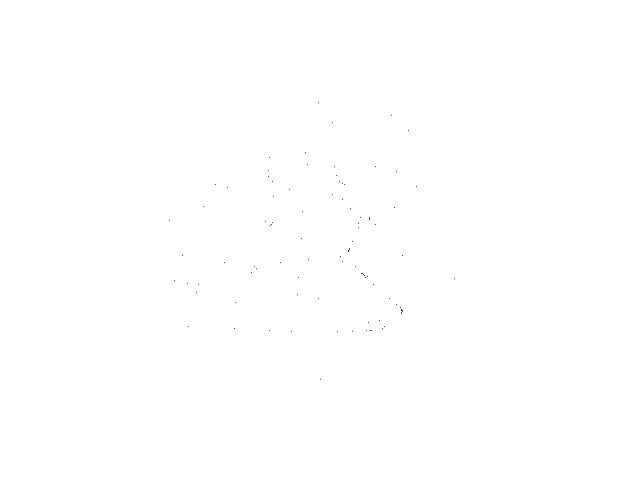
Frame 1 (no input)
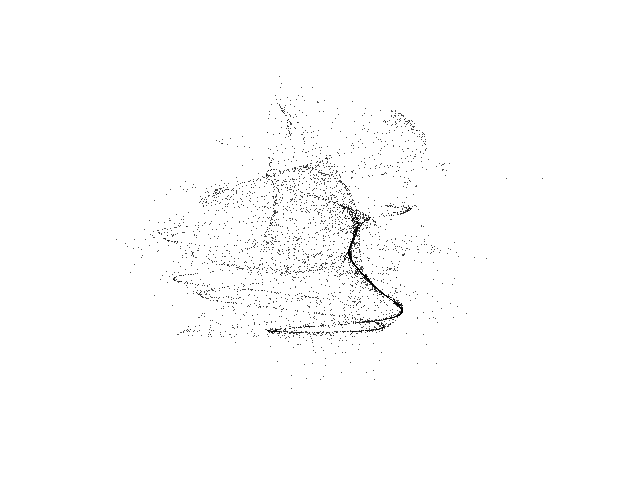
Frame 60 (the mouse pressed at the canvas centre just before this capture)
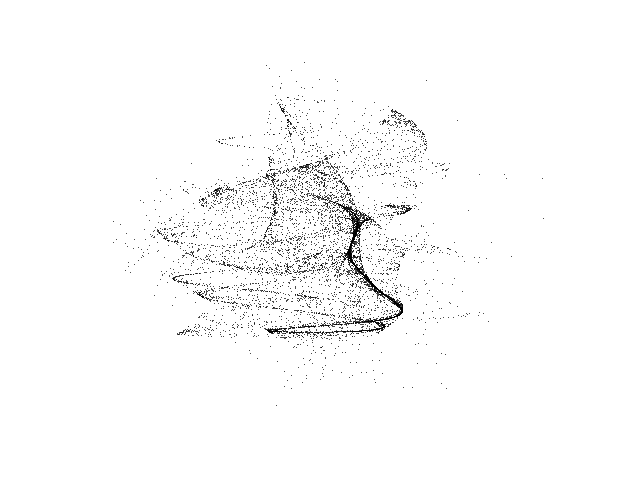
Frame 120 (the mouse held since frame 60 and released just before this capture)

The Processing sketch that drew these frames (run headless with seeded random() and noise(); from frame 60 on, the mouse is pressed at the canvas centre):

// Processing sketch: Bedhead_A
// ── Bedhead_A.pde
// Bedhead A chaotic map //

  float x = 1.0;
  float y = 1.0;
  float a = 0.65343;
  float b = 0.7345345;


void setup() {
  
  size(640,480);
  background(255);
  
}


void draw() {
  
  for (int i=0; i<100; i++) {
    
    float nx = x;
    float ny = y;
     
    x = sin(nx * ny / b) * ny + cos(a * nx - ny);
    y = nx + sin(y) / b;

    point(320 + (40 * x), 240 + (30 * y));
        
  }

}
